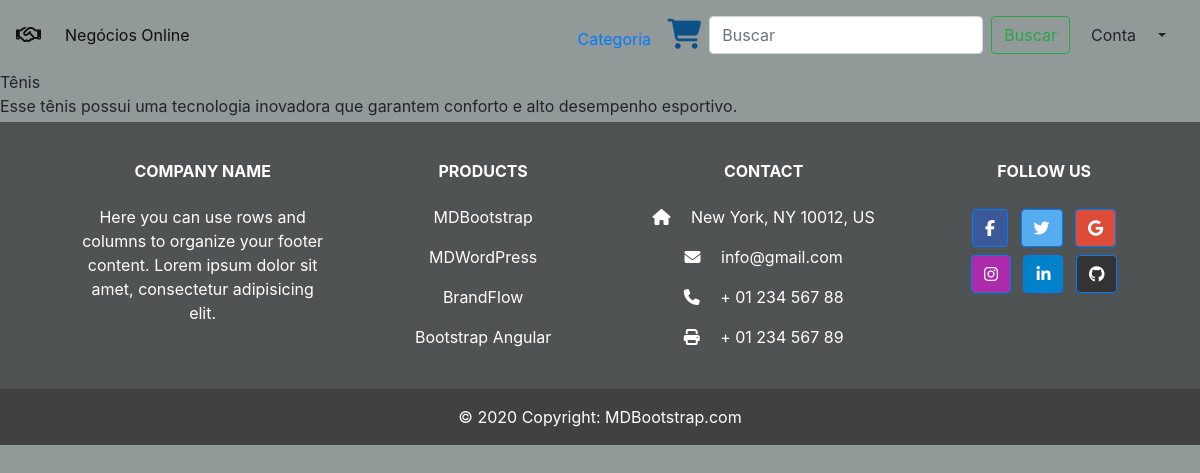
Screenshot of /produtos/2/ with the database file from the repository.
### produtos/models.py (models this page shows, shortened)
class Produto(models.Model):
    titulo = models.CharField(max_length=255)
    descricao = models.TextField()
    preco = models.DecimalField(max_digits=20, decimal_places=2, default=0.00)
    class Meta:
        verbose_name = 'Produto'
        verbose_name_plural = "Produtos"

### produtos/views.py (the view)
# urls.py: path('<int:pk>/', views.ProdutoDetailView.as_view(), name='detail'),
class ProdutoDetailView(DetailView):
	model = Produto
	template_name = 'produtos/detalhes.html'
	context_object_name = 'produto'

### produtos/templates/produtos/detalhes.html
{%extends 'base.html'%}
{% block content %}
{{ produto.titulo }} <br/>
{{ produto.descricao }} <br/>
{% endblock content %}

### templates/static/styles.css (style rules this page uses)
body { background-color: rgb(146, 153, 153); }

### rows the page displays
Produto: titulo "Tênis", descricao "Esse tênis possui uma tecnologia inovadora que garantem conforto e alto desempenho esportivo."
